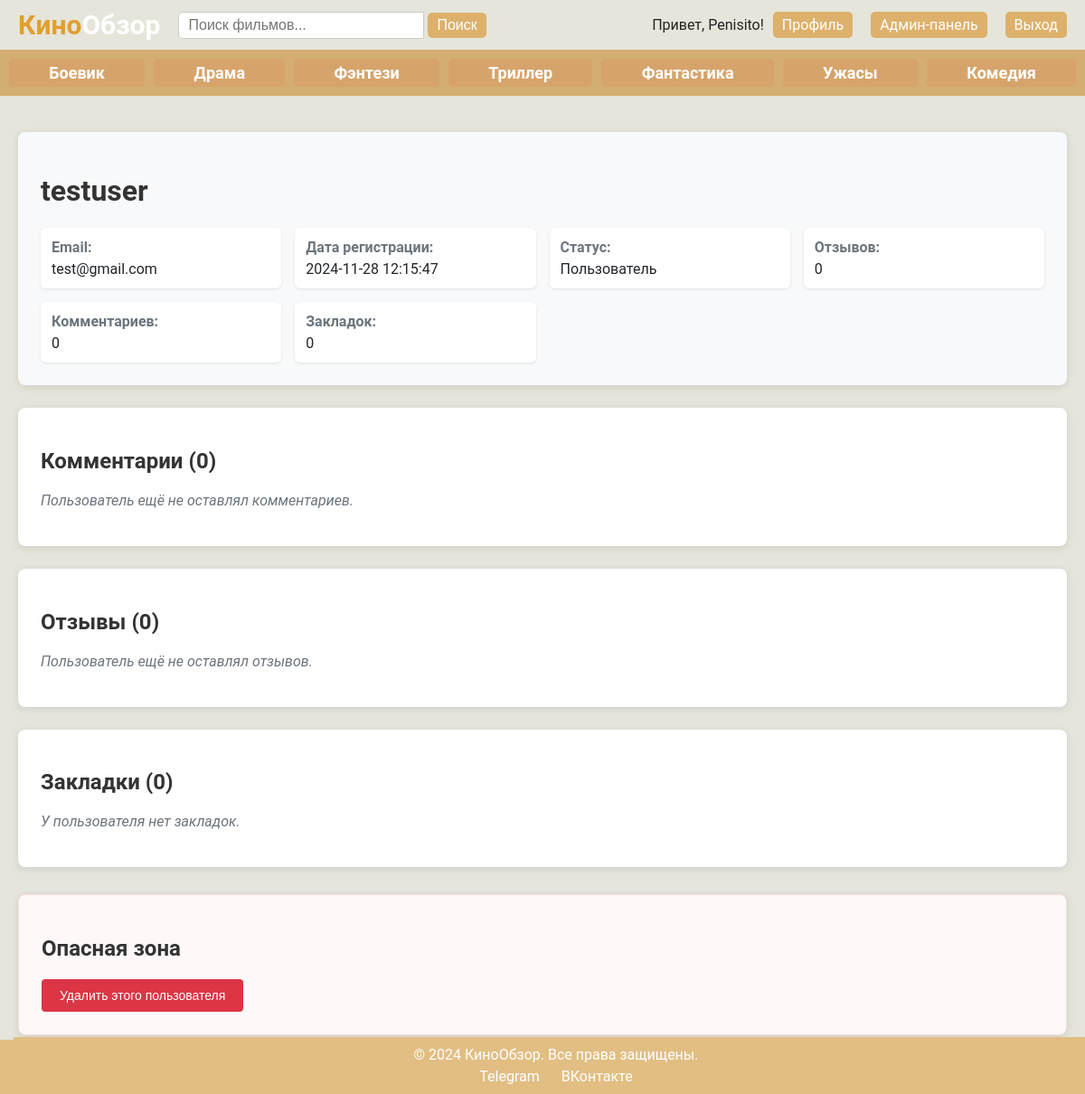
The app's page /kinoobzor/view_profile.php?id=3 (signed in) with its own data.
### tables this page shows
CREATE TABLE `users` (
  `id` int NOT NULL,
  `username` varchar(255) NOT NULL,
  `email` varchar(255) NOT NULL,
  `password` varchar(255) NOT NULL,
  `registration_date` datetime DEFAULT CURRENT_TIMESTAMP,
  `is_admin` tinyint(1) DEFAULT '0',
  `role_id` int NOT NULL DEFAULT '3'
);

### kinoobzor/view_profile.php (the view, shortened to what this page needs)
<?php
include 'db.php';
$user_id = $_GET['id'] ?? null;
try {
    $stmt = $db->prepare("SELECT * FROM users WHERE id = ?");
    $stmt->execute([$user_id]);
    $user = $stmt->fetch(PDO::FETCH_ASSOC);
    $reviews_stmt = $db->prepare("
        SELECT r.*, m.title, m.id as movie_id
        FROM reviews r
        JOIN movies m ON r.movie_id = m.id
        WHERE r.user_id = ?
        ORDER BY r.created_at DESC
    ");
    $reviews_stmt->execute([$user_id]);
    $reviews = $reviews_stmt->fetchAll(PDO::FETCH_ASSOC);
    $bookmarks_stmt = $db->prepare("
        SELECT m.*
        FROM bookmarks b
        JOIN movies m ON b.movie_id = m.id
        WHERE b.user_id = ?
    ");
    $bookmarks_stmt->execute([$user_id]);
    $bookmarks = $bookmarks_stmt->fetchAll(PDO::FETCH_ASSOC);
    $comments_stmt = $db->prepare("
        SELECT c.*, m.title as movie_title, m.id as movie_id, r.id as review_id
        FROM comments c
        LEFT JOIN reviews r ON c.review_id = r.id
        LEFT JOIN movies m ON r.movie_id = m.id
        WHERE c.user_id = ?
        ORDER BY c.created_at DESC
    ");
    $comments_stmt->execute([$user_id]);
    $comments = $comments_stmt->fetchAll(PDO::FETCH_ASSOC);
} catch (PDOException $e) {
    die("Ошибка базы данных: " . $e->getMessage());
}
?>
<!DOCTYPE html>
<html lang="ru">
<head>
    <link rel="stylesheet" href="styles.css">
</head>
<body>
    <?php include 'header.php'; ?>
    <div class="admin-profile-container">
        <div class="admin-profile-section admin-user-info">
            <h1><?= htmlspecialchars($user['username']) ?></h1>
            <div class="user-details-grid">
                <div class="user-detail-item">
                    <span class="detail-label">Email:</span>
                    <span class="detail-value"><?= htmlspecialchars($user['email']) ?></span>
                </div>
                <div class="user-detail-item">
                    <span class="detail-label">Дата регистрации:</span>
                    <span class="detail-value"><?= $user['registration_date'] ?></span>
                </div>
                <div class="user-detail-item">
                    <span class="detail-label">Статус:</span>
                    <span class="detail-value"><?= $user['is_admin'] ? 'Администратор' : 'Пользователь' ?></span>
                </div>
                <div class="user-detail-item">
                    <span class="detail-label">Отзывов:</span>
                    <span class="detail-value"><?= count($reviews) ?></span>
                </div>
                <div class="user-detail-item">
                    <span class="detail-label">Комментариев:</span>
                    <span class="detail-value"><?= count($comments) ?></span>
                </div>
                <div class="user-detail-item">
                    <span class="detail-label">Закладок:</span>
                    <span class="detail-value"><?= count($bookmarks) ?></span>
                </div>
            </div>
        </div>
        <div class="admin-profile-section">
            <h2>Комментарии (<?= count($comments) ?>)</h2>
            <?php if ($comments): ?>
                <div class="content-list">
                    <?php foreach ($comments as $comment): ?>
                        <div class="content-item">
                            <div class="item-content">
                                <p><?= htmlspecialchars($comment['comment_text']) ?></p>
                                <div class="item-meta">
                                    <?php if ($comment['movie_title']): ?>
                                        <span>Фильм: <a href="movie.php?movie_id=<?= $comment['movie_id'] ?>"><?= htmlspecialchars($comment['movie_title']) ?></a></span>
                                    <?php endif; ?>
                                    <span class="item-date"><?= $comment['created_at'] ?></span>
                                </div>
                            </div>
                            <form action="delete_comment.php" method="post" class="item-action">
                                <input type="hidden" name="comment_id" value="<?= $comment['id'] ?>">
                                <input type="hidden" name="user_id" value="<?= $user['id'] ?>">
                                <button type="submit" class="btn-delete" onclick="return confirm('Удалить комментарий?')">
                                    Удалить
                                </button>
                            </form>
                        </div>
                    <?php endforeach; ?>
                </div>
            <?php else: ?>
                <p class="no-content">Пользователь ещё не оставлял комментариев.</p>
            <?php endif; ?>
        </div>
        <div class="admin-profile-section">
            <h2>Отзывы (<?= count($reviews) ?>)</h2>
            <?php if ($reviews): ?>
                <div class="content-list">
                    <?php foreach ($reviews as $review): ?>
                        <div class="content-item">
                            <div class="item-content">
                                <h3><a href="movie.php?movie_id=<?= $review['movie_id'] ?>"><?= htmlspecialchars($review['title']) ?></a></h3>
                                <div class="item-rating">Оценка: <?= $review['rating'] ?>/10</div>
                                <p><?= htmlspecialchars($review['review_text']) ?></p>
                                <div class="item-meta">
                                    <span class="item-date"><?= $review['created_at'] ?></span>
                                </div>
                            </div>
                            <form action="delete_review.php" method="post" class="item-action">
                                <input type="hidden" name="review_id" value="<?= $review['id'] ?>">
                                <input type="hidden" name="user_id" value="<?= $user['id'] ?>">
                                <button type="submit" class="btn-delete" onclick="return confirm('Удалить отзыв?')">
                                    Удалить
                                </button>
                            </form>
                        </div>
                    <?php endforeach; ?>
                </div>
            <?php else: ?>
                <p class="no-content">Пользователь ещё не оставлял отзывов.</p>
            <?php endif; ?>
        </div>
        <div class="admin-profile-section">
            <h2>Закладки (<?= count($bookmarks) ?>)</h2>
            <?php if ($bookmarks): ?>
                <div class="bookmark-list">
                    <?php foreach ($bookmarks as $bookmark): ?>
                        <div class="bookmark-item">
                            <a href="movie.php?movie_id=<?= $bookmark['id'] ?>">
                                <?= htmlspecialchars($bookmark['title']) ?> (<?= $bookmark['release_year'] ?>)
                            </a>
                        </div>
                    <?php endforeach; ?>
                </div>
            <?php else: ?>
                <p class="no-content">У пользователя нет закладок.</p>
            <?php endif; ?>
        </div>
        <div class="admin-profile-section danger-zone">
            <h2>Опасная зона</h2>
            <form action="delete_user.php" method="post" onsubmit="return confirm('Вы уверены? Это действие нельзя отменить!');">
                <button type="submit" class="btn-delete btn-danger">
                    Удалить этого пользователя
                </button>
            </form>
        </div>
    </div>
</body>
</html>

### kinoobzor/styles.css (style rules this page uses)
body { font-family: 'Roboto', sans-serif; background-color: #E5E5DB; color: #333; margin: 0; padding: 0; transition: background-color 0.3s; }
.danger-zone { margin-top: 30px; padding: 20px; background: #fff8f8; border: 1px solid #ffdddd; border-radius: 8px; }
.admin-profile-container { max-width: 1200px; margin: 20px auto; padding: 20px; }
.admin-profile-section { background: white; padding: 25px; border-radius: 8px; box-shadow: 0 2px 10px rgba(0,0,0,0.1); margin-bottom: 25px; }
.admin-user-info { background: #f8f9fa; }
.user-details-grid { display: grid; grid-template-columns: repeat(auto-fill, minmax(250px, 1fr)); gap: 15px; margin-top: 20px; }
.user-detail-item { background: white; padding: 12px; border-radius: 6px; box-shadow: 0 1px 3px rgba(0,0,0,0.1); }
.detail-label { font-weight: bold; color: #6c757d; display: block; margin-bottom: 5px; }
.detail-value { color: #212529; }
.btn-delete { background: #dc3545; color: white; border: none; padding: 8px 15px; border-radius: 4px; cursor: pointer; font-size: 14px; transition: background 0.2s; }
.btn-danger { background: #dc3545; padding: 10px 20px; }
.danger-zone { background: #fff8f8; border: 1px solid #ffdddd; }
.no-content { color: #6c757d; font-style: italic; margin-top: 15px; }

### records on screen
users: username "testuser", email "test@gmail.com", registration_date "2024-11-28 12:15:47"

### other values on screen
$_SESSION['username'] "Penisito"
count($reviews) "0"
count($comments) "0"
count($bookmarks) "0"
